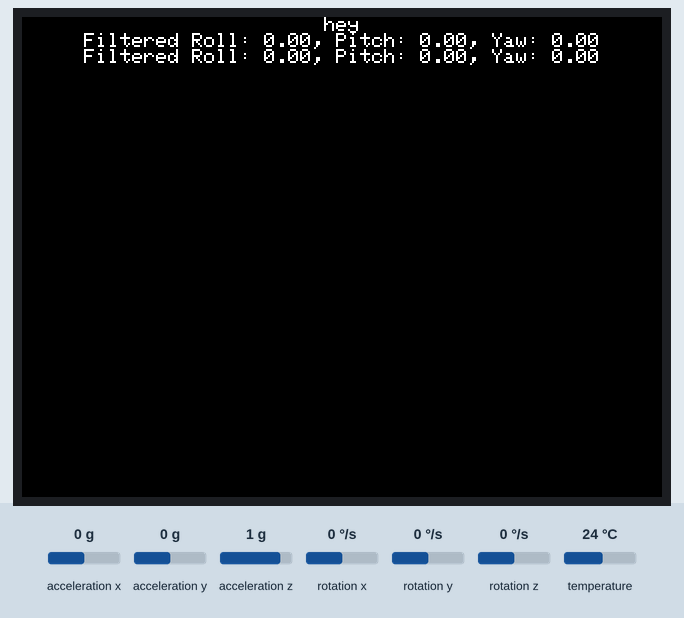
This sketch was run on a simulated Arduino Mega 2560, built with avr-gcc and run on an emulated ATmega2560. Shown: 320×240 colour display. Inputs (shaded band) come from the test bench; at power-on: rotation x 0 °/s, acceleration x 0 g, acceleration y 0 g, acceleration z 1 g, rotation y 0 °/s, rotation z 0 °/s, temperature 24 °C. What the sketch prints to the serial monitor is not drawn.

Above: at 3.2 s.
3.3 s: rotation x set to -192 °/s
At 4.0 s:
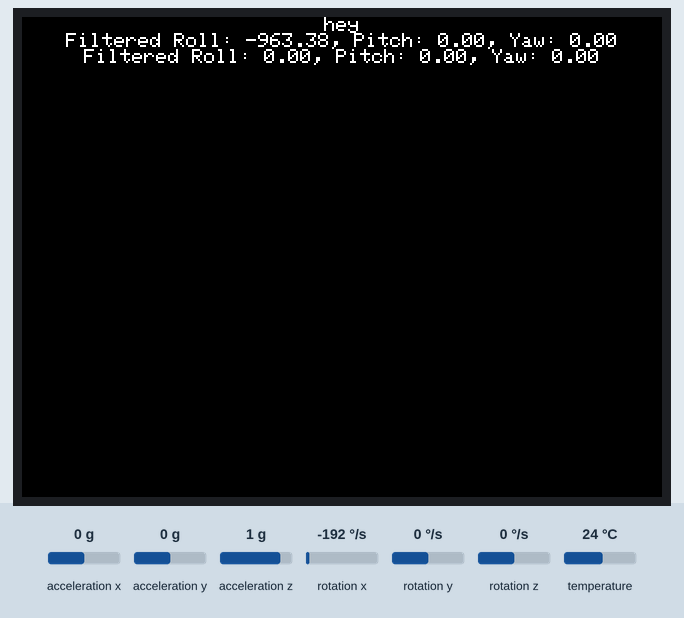
5.6 s: acceleration x set to -1.4 g
At 6.0 s:
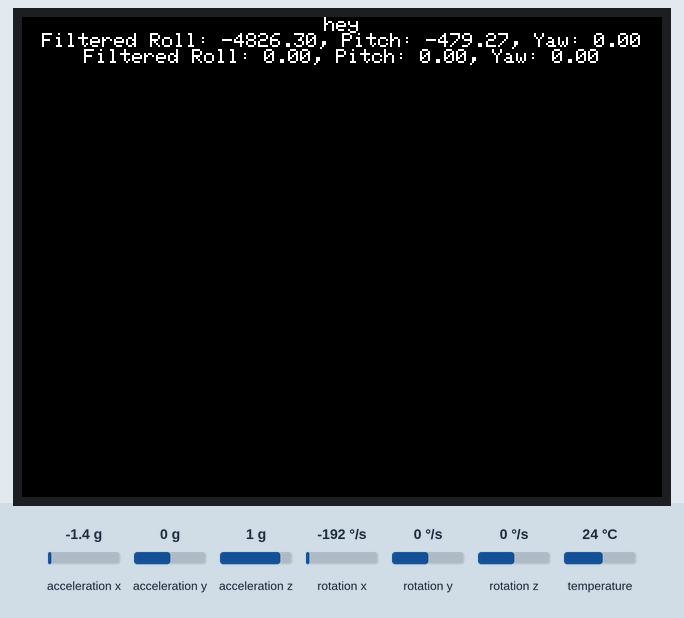
7.6 s: acceleration y set to -1.4 g
At 8.1 s:
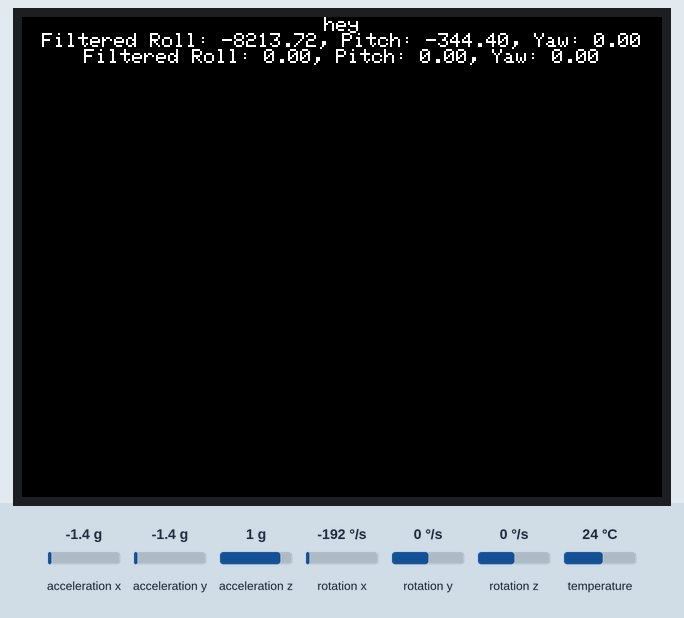
9.7 s: acceleration z set to -1.4 g
At 10.1 s:
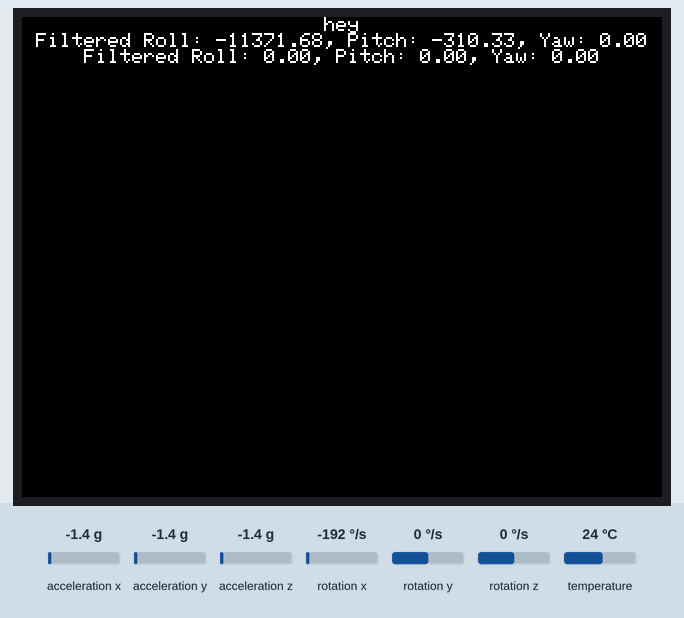
11.7 s: rotation y set to -192 °/s
At 12.2 s:
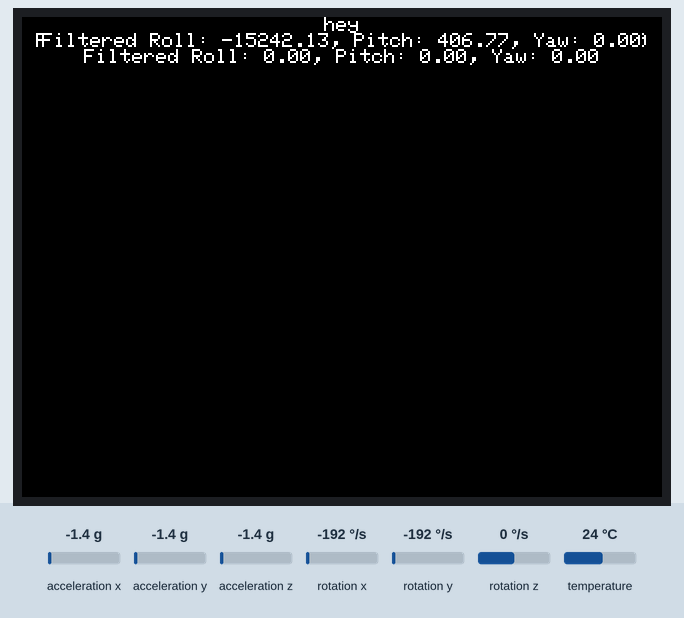
13.8 s: rotation z set to -192 °/s
At 14.3 s:
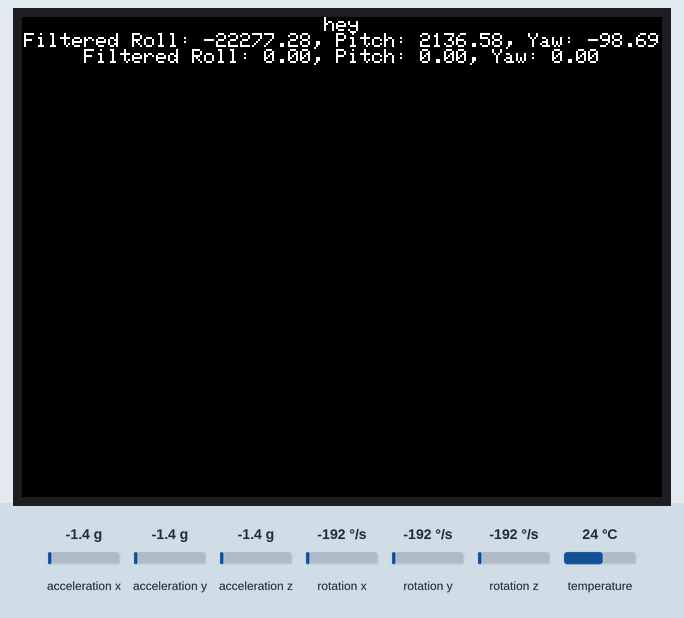
Timing chart, 0 to 16.8 s (numbered marks = the images above; inputs shaded):
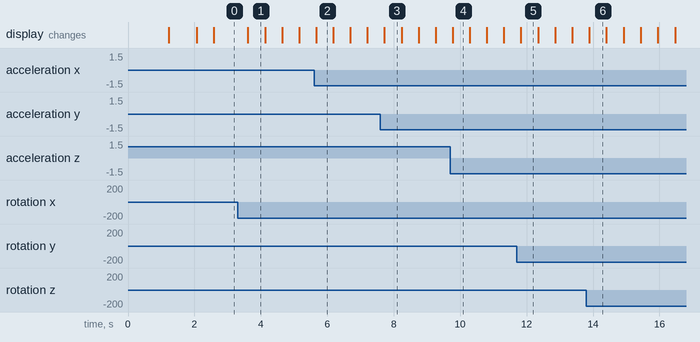

The sketch:

ALpha_changeable.ino
```cpp
#include <SPI.h>
#include <Adafruit_GFX.h>
#include <Adafruit_ILI9341.h>
#include <Adafruit_MPU6050.h>
#include <Adafruit_Sensor.h>

#define TFT_SCK 18
#define TFT_MOSI 23
#define TFT_DC 2
#define TFT_RESET 4
#define TFT_CS 15

Adafruit_MPU6050 mpu;
unsigned long last_time = 0;
float roll_gyro = 0.0, pitch_gyro = 0.0, yaw_gyro = 0.0;

Adafruit_ILI9341 tft = Adafruit_ILI9341(TFT_CS, TFT_DC, TFT_RESET);
uint16_t curHeight = 0;

void printMiddle(String curLine) {
  int16_t x1, y1;
  uint16_t w, h;
  tft.getTextBounds(curLine, 0, 0, &x1, &y1, &w, &h);

  // Clear the previous line
  tft.fillRect((tft.width() - w) / 2, curHeight, w, h, ILI9341_BLACK);

  // Set the cursor for new text
  tft.setCursor((tft.width() - w) / 2, curHeight);
  curHeight += h;  // Move down for the next line
  tft.print(curLine);
}

float gyroBiasX = 0, gyroBiasY = 0, gyroBiasZ = 0;
const int calibrationSamples = 100;
const float alpha = 9.8;  // Complementary filter coefficient

void calibrateGyro() {
  Serial.println("Calibrating gyroscope...");
  for (int i = 0; i < calibrationSamples; i++) {
    sensors_event_t a, g, temp;
    mpu.getEvent(&a, &g, &temp);
    gyroBiasX += g.gyro.x;
    gyroBiasY += g.gyro.y;
    gyroBiasZ += g.gyro.z;
    delay(1);
  }
  gyroBiasX /= calibrationSamples;
  gyroBiasY /= calibrationSamples;
  gyroBiasZ /= calibrationSamples;
  Serial.println("Calibration done!");
}

void setup() {
  Serial.begin(115200);
  delay(1000);  // Give time for serial to initialize

  tft.begin();
  tft.setRotation(1);
  tft.fillScreen(ILI9341_BLACK);
  tft.setTextColor(ILI9341_WHITE);
  tft.setTextSize(1);  // Reduce text size to fit

  // Initialize MPU6050
  if (!mpu.begin()) {
    Serial.println("Failed to find MPU6050 chip");
    while (1) {
      delay(100);  // Stop execution if MPU6050 fails
    }
  }
  calibrateGyro();
  delay(500);  // Allow time for sensor to stabilize
  last_time = millis();  // Initialize last_time to prevent large dt
  printMiddle("Hi");
}

void loop() {
  printMiddle("hey");
  sensors_event_t a, g, temp;
  mpu.getEvent(&a, &g, &temp);

  unsigned long current_time = millis();
  float dt = (current_time - last_time) / 1000.0;
  last_time = current_time;

  // Prevent large dt issues
  if (dt <= 0 || dt > 1) return;

  // Gyroscope calculations
  float p = g.gyro.x - gyroBiasX;
  float q = g.gyro.y - gyroBiasY;
  float r = g.gyro.z - gyroBiasZ;

  float roll_gyro_dot = p + sin(roll_gyro) * tan(pitch_gyro) * q + cos(roll_gyro) * tan(pitch_gyro) * r;
  float pitch_gyro_dot = cos(roll_gyro) * q - sin(roll_gyro) * r;

  roll_gyro += roll_gyro_dot * dt;
  pitch_gyro += pitch_gyro_dot * dt;
  yaw_gyro += r * dt;

  float roll_deg_gyro = roll_gyro * (180.0 / PI);
  float pitch_deg_gyro = pitch_gyro * (180.0 / PI);
  float yaw_deg_gyro = yaw_gyro * (180.0 / PI);

  // Accelerometer calculations
  float roll_acc = atan2(a.acceleration.y, a.acceleration.z) * 180.0 / PI;
  float pitch_acc = atan2(-a.acceleration.x, sqrt(a.acceleration.y * a.acceleration.y + a.acceleration.z * a.acceleration.z)) * 180.0 / PI;

  // Complementary filter
  float roll_deg = alpha * (roll_deg_gyro) + (1 - alpha) * roll_acc;
  float pitch_deg = alpha * (pitch_deg_gyro) + (1 - alpha) * pitch_acc;

  // Display update
  String curLine = "Filtered Roll: " + String(roll_deg, 2) + ", Pitch: " + String(pitch_deg, 2) + ", Yaw: " + String(yaw_deg_gyro, 2);
  printMiddle(curLine);
  curHeight = 0;

  delay(500);
}
```

Measured:
- after the input at 3.3 s, the display: changes after 0.31 s (image 1)
- what the display in image 1 shows lasts 0.5 s, from 3.6 s to 4.1 s
